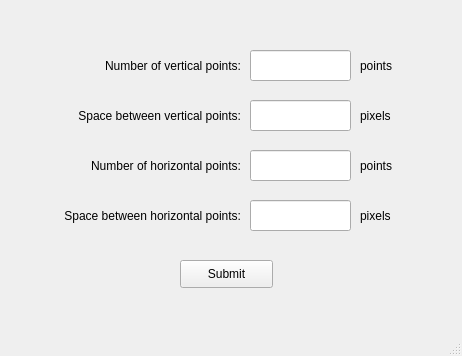
<?xml version="1.0" encoding="UTF-8"?>
<ui version="4.0">
 <class>SecondWindow</class>
 <widget class="QMainWindow" name="SecondWindow">
  <property name="windowModality">
   <enum>Qt::ApplicationModal</enum>
  </property>
  <property name="geometry">
   <rect>
    <x>0</x>
    <y>0</y>
    <width>462</width>
    <height>356</height>
   </rect>
  </property>
  <property name="windowTitle">
   <string>Grid Size</string>
  </property>
  <widget class="QWidget" name="centralwidget">
   <widget class="QLabel" name="label">
    <property name="geometry">
     <rect>
      <x>90</x>
      <y>50</y>
      <width>151</width>
      <height>31</height>
     </rect>
    </property>
    <property name="text">
     <string>Number of vertical points:</string>
    </property>
    <property name="alignment">
     <set>Qt::AlignRight|Qt::AlignTrailing|Qt::AlignVCenter</set>
    </property>
   </widget>
   <widget class="QLabel" name="label_4">
    <property name="geometry">
     <rect>
      <x>60</x>
      <y>150</y>
      <width>181</width>
      <height>31</height>
     </rect>
    </property>
    <property name="text">
     <string>Number of horizontal points:</string>
    </property>
    <property name="alignment">
     <set>Qt::AlignRight|Qt::AlignTrailing|Qt::AlignVCenter</set>
    </property>
   </widget>
   <widget class="QLabel" name="label_5">
    <property name="geometry">
     <rect>
      <x>30</x>
      <y>200</y>
      <width>211</width>
      <height>31</height>
     </rect>
    </property>
    <property name="text">
     <string>Space between horizontal points:</string>
    </property>
    <property name="alignment">
     <set>Qt::AlignRight|Qt::AlignTrailing|Qt::AlignVCenter</set>
    </property>
   </widget>
   <widget class="QLabel" name="label_6">
    <property name="geometry">
     <rect>
      <x>60</x>
      <y>100</y>
      <width>181</width>
      <height>31</height>
     </rect>
    </property>
    <property name="text">
     <string>Space between vertical points:</string>
    </property>
    <property name="alignment">
     <set>Qt::AlignRight|Qt::AlignTrailing|Qt::AlignVCenter</set>
    </property>
   </widget>
   <widget class="QLabel" name="label_2">
    <property name="geometry">
     <rect>
      <x>360</x>
      <y>50</y>
      <width>61</width>
      <height>31</height>
     </rect>
    </property>
    <property name="text">
     <string>points</string>
    </property>
    <property name="alignment">
     <set>Qt::AlignLeading|Qt::AlignLeft|Qt::AlignVCenter</set>
    </property>
   </widget>
   <widget class="QLabel" name="label_3">
    <property name="geometry">
     <rect>
      <x>360</x>
      <y>100</y>
      <width>61</width>
      <height>31</height>
     </rect>
    </property>
    <property name="text">
     <string>pixels</string>
    </property>
    <property name="alignment">
     <set>Qt::AlignLeading|Qt::AlignLeft|Qt::AlignVCenter</set>
    </property>
   </widget>
   <widget class="QLabel" name="label_7">
    <property name="geometry">
     <rect>
      <x>360</x>
      <y>150</y>
      <width>61</width>
      <height>31</height>
     </rect>
    </property>
    <property name="text">
     <string>points</string>
    </property>
    <property name="alignment">
     <set>Qt::AlignLeading|Qt::AlignLeft|Qt::AlignVCenter</set>
    </property>
   </widget>
   <widget class="QLabel" name="label_8">
    <property name="geometry">
     <rect>
      <x>360</x>
      <y>200</y>
      <width>61</width>
      <height>31</height>
     </rect>
    </property>
    <property name="text">
     <string>pixels</string>
    </property>
    <property name="alignment">
     <set>Qt::AlignLeading|Qt::AlignLeft|Qt::AlignVCenter</set>
    </property>
   </widget>
   <widget class="QPushButton" name="submitSize">
    <property name="geometry">
     <rect>
      <x>180</x>
      <y>260</y>
      <width>93</width>
      <height>28</height>
     </rect>
    </property>
    <property name="text">
     <string>Submit</string>
    </property>
    <property name="default">
     <bool>false</bool>
    </property>
    <property name="flat">
     <bool>false</bool>
    </property>
   </widget>
   <widget class="QLineEdit" name="lineEdit">
    <property name="geometry">
     <rect>
      <x>250</x>
      <y>50</y>
      <width>101</width>
      <height>31</height>
     </rect>
    </property>
   </widget>
   <widget class="QLineEdit" name="lineEdit_2">
    <property name="geometry">
     <rect>
      <x>250</x>
      <y>100</y>
      <width>101</width>
      <height>31</height>
     </rect>
    </property>
   </widget>
   <widget class="QLineEdit" name="lineEdit_3">
    <property name="geometry">
     <rect>
      <x>250</x>
      <y>150</y>
      <width>101</width>
      <height>31</height>
     </rect>
    </property>
   </widget>
   <widget class="QLineEdit" name="lineEdit_4">
    <property name="geometry">
     <rect>
      <x>250</x>
      <y>200</y>
      <width>101</width>
      <height>31</height>
     </rect>
    </property>
   </widget>
  </widget>
  <widget class="QMenuBar" name="menubar">
   <property name="geometry">
    <rect>
     <x>0</x>
     <y>0</y>
     <width>462</width>
     <height>26</height>
    </rect>
   </property>
  </widget>
  <widget class="QStatusBar" name="statusbar"/>
 </widget>
 <resources/>
 <connections/>
</ui>
